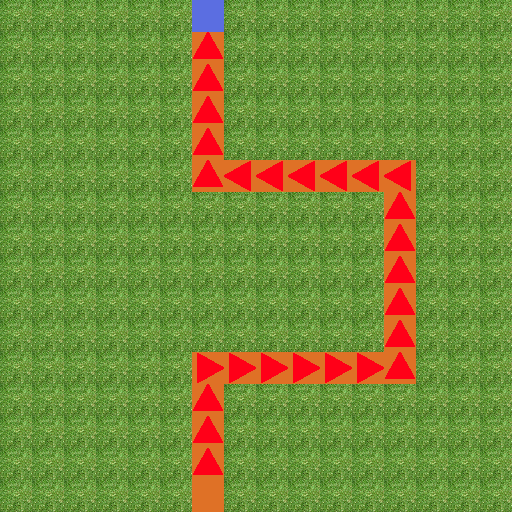

This is a level from a 2D game, rendered from its Tiled map with the project's own tilesets. A one-line summary and the complete map file follow:
An orthogonal 16x16 tile map with 32x32 px tiles, 2 tile layers (Visual, Objectives).

<map version="1.5" tiledversion="1.6.0" orientation="orthogonal" renderorder="right-down" width="16" height="16" tilewidth="32" tileheight="32" infinite="0" nextlayerid="4" nextobjectid="1">
 <tileset firstgid="1" source="floor3.tsx" />
 <layer id="3" name="Visual" width="16" height="16">
  <data encoding="csv">
2,2,2,2,2,2,1,2,2,2,2,2,2,2,2,2,
2,2,2,2,2,2,1,2,2,2,2,2,2,2,2,2,
2,2,2,2,2,2,1,2,2,2,2,2,2,2,2,2,
2,2,2,2,2,2,1,2,2,2,2,2,2,2,2,2,
2,2,2,2,2,2,1,2,2,2,2,2,2,2,2,2,
2,2,2,2,2,2,1,1,1,1,1,1,1,2,2,2,
2,2,2,2,2,2,2,2,2,2,2,2,1,2,2,2,
2,2,2,2,2,2,2,2,2,2,2,2,1,2,2,2,
2,2,2,2,2,2,2,2,2,2,2,2,1,2,2,2,
2,2,2,2,2,2,2,2,2,2,2,2,1,2,2,2,
2,2,2,2,2,2,2,2,2,2,2,2,1,2,2,2,
2,2,2,2,2,2,1,1,1,1,1,1,1,2,2,2,
2,2,2,2,2,2,1,2,2,2,2,2,2,2,2,2,
2,2,2,2,2,2,1,2,2,2,2,2,2,2,2,2,
2,2,2,2,2,2,1,2,2,2,2,2,2,2,2,2,
2,2,2,2,2,2,1,2,2,2,2,2,2,2,2,2
</data>
 </layer>
 <layer id="2" name="Objectives" width="16" height="16">
  <data encoding="csv">
0,0,0,0,0,0,5,0,0,0,0,0,0,0,0,0,
0,0,0,0,0,0,3,0,0,0,0,0,0,0,0,0,
0,0,0,0,0,0,3,0,0,0,0,0,0,0,0,0,
0,0,0,0,0,0,3,0,0,0,0,0,0,0,0,0,
0,0,0,0,0,0,3,0,0,0,0,0,0,0,0,0,
0,0,0,0,0,0,3,8,8,8,8,8,8,0,0,0,
0,0,0,0,0,0,0,0,0,0,0,0,3,0,0,0,
0,0,0,0,0,0,0,0,0,0,0,0,3,0,0,0,
0,0,0,0,0,0,0,0,0,0,0,0,3,0,0,0,
0,0,0,0,0,0,0,0,0,0,0,0,3,0,0,0,
0,0,0,0,0,0,0,0,0,0,0,0,3,0,0,0,
0,0,0,0,0,0,7,7,7,7,7,7,3,0,0,0,
0,0,0,0,0,0,3,0,0,0,0,0,0,0,0,0,
0,0,0,0,0,0,3,0,0,0,0,0,0,0,0,0,
0,0,0,0,0,0,3,0,0,0,0,0,0,0,0,0,
0,0,0,0,0,0,4,0,0,0,0,0,0,0,0,0
</data>
 </layer>
</map>